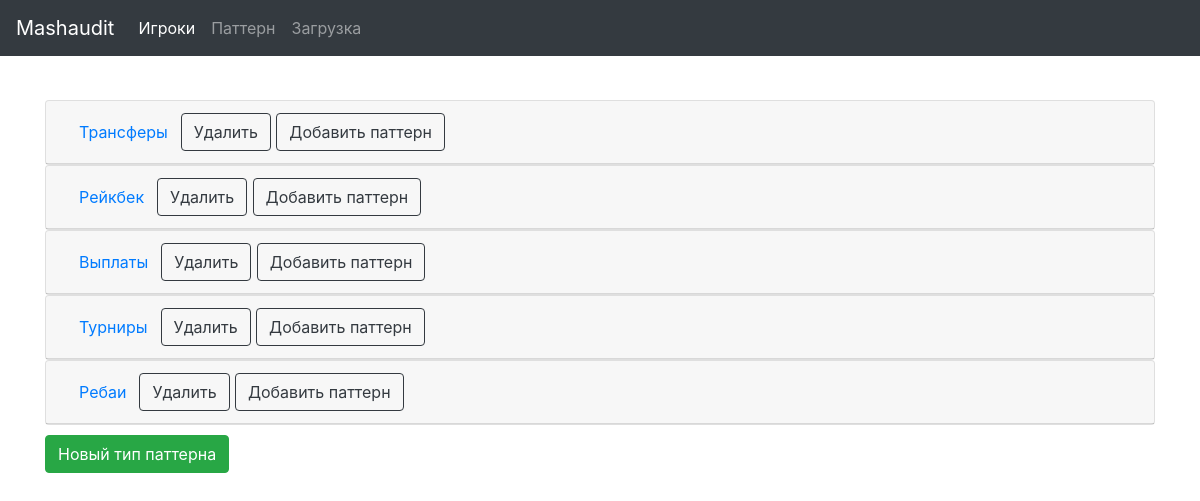
Screenshot of /patteren/ with the database file from the repository.
### patern/models.py (models this page shows)
class PatternType(models.Model):
    pattern_name = models.CharField(max_length=50)
    def __str__(self):
        return self.pattern_name
    def del_absolute_url(self):
        return reverse('pattern:del-type', kwargs={"pk": self.pk})
    def create_body(self):
        return reverse('pattern:new-body', kwargs={"pk": self.pk})

### patern/views.py (the view)
# urls.py: path('', PatternTypeList.as_view(), name='list'),
class PatternTypeList(ListView):
    model = PatternType
    context_object_name = 'obj_list'
    template_name = 'patern/list.html'
    def get_context_data(self, **kwargs):
        context = super().get_context_data(**kwargs)
        context['title'] = 'Паттерны'
        return context

### patern/models.py (called while the page is built)
    def del_absolute_url(self):
        return reverse('pattern:del-body', kwargs={"pk": self.pk})

    def remake_action_url(self):
        return reverse('pattern:remake-action', kwargs={'pk': self.pk})

### templates/patern/list.html (shortened to what this page needs)
{% extends 'base.html' %}
{% block content %}
<div id="accordion">
    {% for obj in obj_list %}
    <div class="card">
      <div class="card-header" id="headingOne">
        <h5 class="mb-0">
          <button class="btn btn-link" data-toggle="collapse" data-target="#{{obj}}" aria-expanded="true" aria-controls="collapseOne">
            {{obj.pattern_name}}
            <a href="{{obj.del_absolute_url}}">
            <button type="button" class="btn btn-outline-dark">Удалить</button>
            </a>
            <a href="{{obj.create_body}}">
            <button type="button" class="btn btn-outline-dark">Добавить паттерн</button>
            </a>
          </button>
        </h5>
      </div>
    </div>
{% endfor %}
</div>
<a href="{% url 'pattern:new-type' %}">
<button type="button" style='margin-top: 10px' class="btn btn-success">Новый тип паттерна</button>
</a>
{% endblock content %}

### rows the page displays
PatternType: pattern_name "Трансферы"
PatternType: pattern_name "Рейкбек"
PatternType: pattern_name "Выплаты"
PatternType: pattern_name "Турниры"
PatternType: pattern_name "Ребаи"
